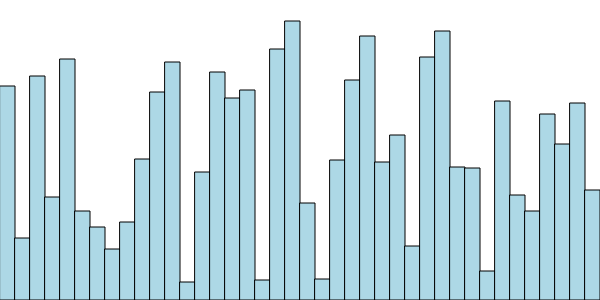
Frame 1 (no input)
Frame 60 (no input): identical to frame 1, image omitted
Frame 120 (the mouse pressed at the canvas centre since frame 60): identical to frame 1, image omitted

The p5.js sketch that drew this single still picture (run headless with seeded random() and noise() and a simulated clock; from frame 60 on, the mouse is pressed at the canvas centre):

// p5.js sketch
// ── sketch.js
let w = 15;
let values = []; //genişliği 15 olan değerler
//let states = []; //her çubuğun durumunu saklamak ve renk değiştirmek için
let controller = true;

function setup() {
    if (controller) {
        createCanvas(600, 300); // Create Canvas of Size Windows // Width * Windows Height
        values = new Array(floor(width / w)); // Sütunları oluşturmak için
        for (let i = 0; i < values.length; i++) {
            values[i] = Math.floor(float(random(height))); //Array içine random değerler eklemek
            //  states[i] = -1;
            window.print(values);
        }
        print("Unsorted Array:" + values); // To print values to Browser's Console
    } else {
        alert("Please wait for the sorting to be completed!");
    }
}

draw = () => {
    background("white");
    for (let i = 0; i < values.length; i++) {
        stroke(0);
        fill("lightblue");
        rect(i * w, height - values[i], w, values[i]);
    }
};

const BubbleSort = async () => {
    if (controller) {
        controller = false;
        for (var i = 0; i < values.length - 1; i++) {
            for (var j = 0; j < values.length - i - 1; j++) {
                if (values[j] >= values[j + 1]) {
                    // states[j] = 1;

                    // Call to swap function
                    await swap(values, j, j + 1);
                    //states[j + 1] = 0;
                }
                //states[j] = 2;
            }
        }
        controller = true;
        return values;
    } else {
        alert("Please wait for the sorting to be completed!");
    }
};

const QuickSort = async () => {
    if (controller) {
        quickSort(values, 0, values.length);
    } else {
        alert("Please wait for the sorting to be completed!");
    }

    print("Sorted Array:" + values);
};

//Asynchronous Definition of Quick Sort Function
async function quickSort(arr, start, end) {
    controller = false;
    if (start >= end) {
        return;
    }
    let index = await partition(arr, start, end);
    //states[index] = -1;

    // Promise.all is used so that each function
    // should invoke simultaneously
    await Promise.all([
        quickSort(arr, start, index - 1),
        quickSort(arr, index + 1, end),
    ]);

    // Asynchronous Definition of Partition Function
    async function partition(arr, start, end) {
        for (let i = start; i < end; i++) {
            //states[i] = 1;
        }

        let pivotIndex = start;
        let pivotValue = arr[end];
        //states[pivotIndex] = 0;

        for (let i = start; i < end; i++) {
            if (arr[i] < pivotValue) {
                await swap(arr, i, pivotIndex);
                //states[pivotIndex] = -1;
                pivotIndex++;
                //states[pivotIndex] = 0;
            }
        }

        await swap(arr, pivotIndex, end);

        for (let i = start; i < end; i++) {
            //states[i] = -1;
        }

        return pivotIndex;
    }
    controller = true;
}

const InsertionSort = async () => {
    if (controller) {
        controller = false;
        let length = values.length;
        for (let i = 1; i < length; i++) {
            let key = values[i];
            let j = i - 1;
            while (j >= 0 && values[j] > key) {
                values[j + 1] = values[j];
                j = j - 1;
                await sleep(100);
            }
            values[j + 1] = key;
        }
        controller = true;
    } else {
        alert("Please wait for the sorting to be completed!");
    }
};

const SelectionSort = async () => {
    if (controller) {
        controller = false;
        // Clone original array to prevent its modification.
        for (let i = 0; i < values.length - 1; i += 1) {
            let minIndex = i;
            // Find minimum element in the rest of array.
            for (let j = i + 1; j < values.length; j += 1) {
                if (values[j] < values[minIndex]) {
                    minIndex = j;
                }
            }
            // If new minimum element has been found then swap it with current i-th element.
            if (minIndex !== i) {
                await swap(values, minIndex, i);
            }
            await sleep(100);
            print("Sorted Array:" + values);
        }
        controller = true;
    } else {
        alert("Please wait for the sorting to be completed!");
    }
};

const CountingSort = async () => {
    if (controller) {
        controller = false;
        const min = Math.min(...values);
        const max = Math.max(...values);
        let i;
        let z = 0;
        const count = [];

        for (i = min; i <= max; i++) {
            count[i] = 0;
        }

        for (i = 0; i < values.length; i++) {
            count[values[i]]++;
        }

        for (i = min; i <= max; i++) {
            while (count[i]-- > 0) {
                values[z++] = i;
                await sleep(100);
            }
        }
        controller = true;
    } else {
        alert("Please wait for the sorting to be completed!");
    }
};

function MergeSort() {
    copy = values.slice();
    mergeSortSlice(copy, 0, copy.length);
    return;
}
async function mergeSortSlice(a, start, end) {
    if (end - start <= 1) return;

    var mid = Math.round((end + start) / 2);

    // wait till divides are sort
    await mergeSortSlice(a, start, mid);
    await mergeSortSlice(a, mid, end);

    // merge divides
    let i = start,
        j = mid;
    while (i < end && j < end) {
        if (a[i] > a[j]) {
            let t = a[j];
            a.splice(j, 1);
            a.splice(i, 0, t);
            j++;
        }
        i++;
        if (i == j) j++;

        // copy back the current state of the sorting
        values = a.slice();

        // slow down
        await sleep(50);
    }

    // restart
    if (start == 0 && end == a.length) {
        await sleep(50);
        startSort = true;
    }
}

const ShellSort = async () => {
    if (controller) {
        controller = false;
        var increment = values.length / 2;
        while (increment > 0) {
            for (i = increment; i < values.length; i++) {
                var j = i;
                var temp = values[i];

                while (j >= increment && values[j - increment] > temp) {
                    values[j] = values[j - increment];
                    j = j - increment;
                }
                await sleep(100);
                values[j] = temp;
            }

            if (increment == 2) {
                increment = 1;
            } else {
                increment = parseInt((increment * 5) / 11);
            }
        }
        controller = true;
    } else {
        alert("Please wait for the sorting to be completed!");
    }
};

const swap = async (arr, a, b) => {
    await sleep(100);
    let t = arr[a];
    arr[a] = arr[b];
    arr[b] = t;
};

const sleep = (ms) => {
    return new Promise((resolve) => setTimeout(resolve, ms));
};

// ── style.css
body {
    background-color: "white";
}

.baslik {
    font-size: 25px;
    background: -webkit-linear-gradient(#7c57be, rgb(72, 241, 129));
    -webkit-background-clip: text;
    -webkit-text-fill-color: transparent;
    text-align: center;
    position: relative;
    top: -34px;
}
.algorithm {
    position: relative;
    top: -70px;
}

ul {
    list-style-type: none;
    margin: 0;
    padding-left: 85px;
    padding-top: 18px;
    overflow: hidden;
}

li {
    float: left;
}

li a {
    display: block;
    color: black;
    text-align: center;
    padding: 10px 30px;
    text-decoration: none;
    margin-left: 8px;
}

li a:hover {
    background-color: lightgreen;
}



.bilgi {
    background-color:green;
    text-align: center;
    font-size: 50px;
    text-decoration: none;

    position: relative;
    top: 500px;
}

canvas {
    vertical-align: center;
    background: #03001e;
    margin-left:480px;
}

button {
    background-color: green;
    margin: 5px;
}
